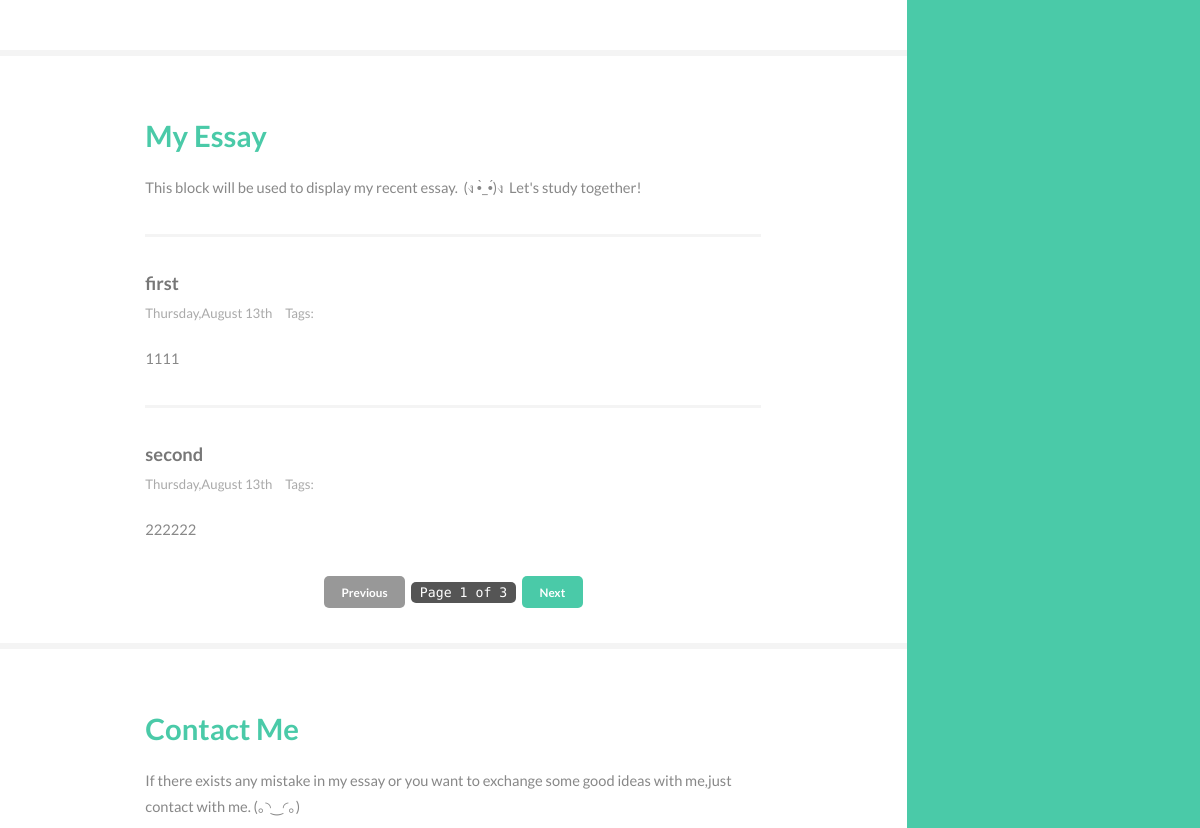
The app's page / (middle part), older data.
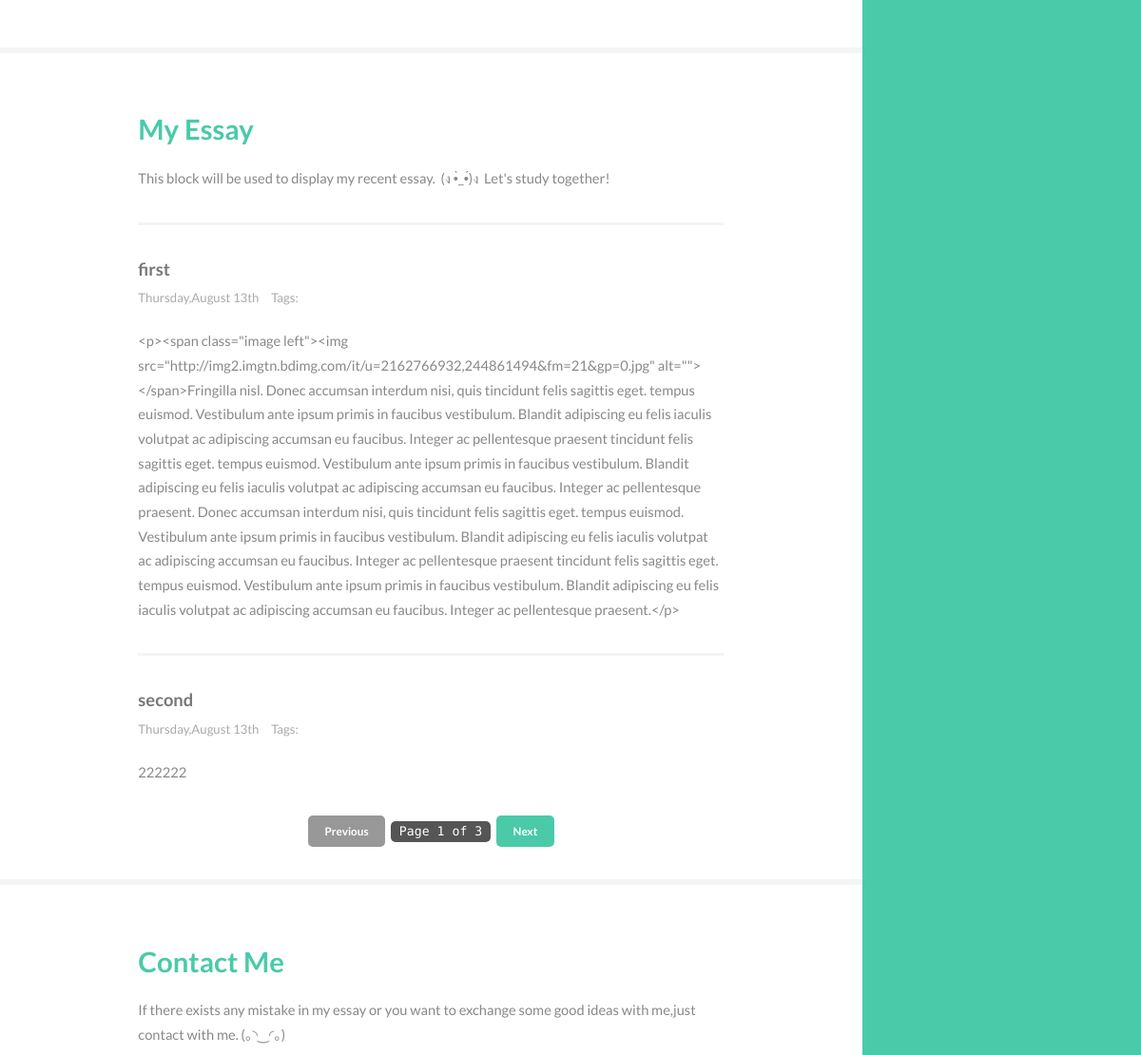
The same page, newer data.
### blog/models.py (models this page shows)
class Article(models.Model):#wenzhang
    caption = models.CharField(max_length=30)#biaoti
    publish_time = models.DateTimeField(auto_now_add=True)#fabushijian
    update_time = models.DateTimeField(auto_now=True)#gengxinriqi
    author = models.ForeignKey(Author)#zuozhe
    tags = models.ManyToManyField(Tag, blank=True)#biaoqian
    content = MarkdownField()#neirong

### blog/views.py (the view)
# urls.py: url(r'index/(?P<page_num>\d+)$', 'blog.views.index'),
def index(request, page_num = 1):
	posts = list(Article.objects.all())
	paginator = Paginator(posts, 2)
	t = loader.get_template("index.html")
	c = Context({'posts':paginator.page(int(page_num))})
	return HttpResponse(t.render(c))

### blog/templates/index.html (shortened to what this page needs)
	{% extends "base.html" %}
	{% load django_markdown%}
	{% block content %}
	{% for post in posts %}
<article>
	<header>
	<h4>{{post.caption}}</h4>
	<p>{{post.publish_time|date:"l,F jS"}}&nbsp;&nbsp;&nbsp;&nbsp;
	Tags:</p>
	</header>
	<p>{{post.content|markdown}}</p>
</article>
	{% endfor %}
	<div class="paginator" style="text-align: center;margin-bottom: 5px;">
        {% if posts.has_previous %}
            <a href="/blog/index/{{posts.previous_page_number}}" class="button special small">Previous</a>
        {% else %}
        	<a href="javascript:;" class="button small">Previous</a>
        {% endif %}
        <code>Page {{posts.number}} of {{posts.paginator.num_pages}}</code>
        {% if posts.has_next %}
            <a href="/blog/index/{{ posts.next_page_number }}" class="button special small">Next</a>
        {% else %}
        	<a href="javascript:;" class="button small">Next</a>
        {% endif %}
    </div>
	{% endblock %}

Row changes from the older to the newer data that the page shows:
changed Article "first": content "1111" → "<p><span class=\"image left\"><img src=\"http://img2.imgtn.bdimg.com/it/u=2162766932,244861494&fm=21&gp=0.jpg\" alt=\"\"></span>Fringilla nisl. Donec accumsan interdum nisi, quis tincidunt felis sagittis eget. tempus euismod. Vestibulum ante ipsum primis in faucibus vestibulum. Blandit adipiscing eu felis iaculis volutpat ac adipiscing accumsan eu faucibus. Integer ac pellentesque praesent tincidunt felis sagittis eget. tempus euismod. Vestibulum ante ipsum primis in faucibus vestibulum. Blandit adipiscing eu felis iaculis volutpat ac adipiscing accumsan eu faucibus. Integer ac pellentesque praesent. Donec accumsan interdum nisi, quis tincidunt felis sagittis eget. tempus euismod. Vestibulum ante…"
